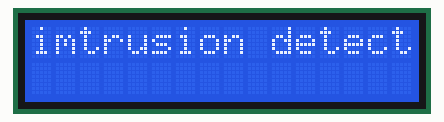
The sketch below on a simulated Arduino Uno, built with avr-gcc and run on an emulated ATmega328P. Shown: 16×2 character LCD.

Above: at 0.21 s.
At 1.71 s:
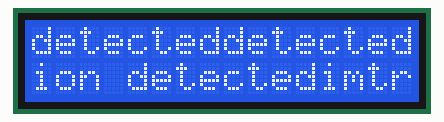
At 3.21 s:
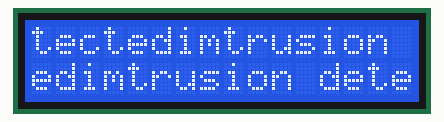
At 6.52 s:
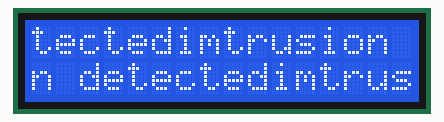
At 9.52 s:
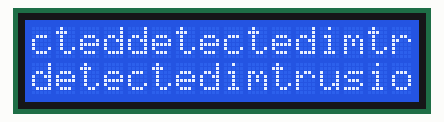
At 12.82 s:
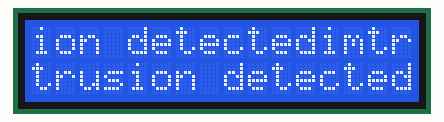

The sketch:

security.ino
```cpp
#include<LiquidCrystal.h>
LiquidCrystal lcd(12,11,1,2,3,4);
void setup() {
  // put your setup code here, to run once:
  lcd.begin(16,2);
  lcd.clear();
}

void loop() {
  // put your main code here, to run repeatedly:
    lcd.print("imtrusion detected");
}
```

Measured:
- by itself, everything shown: repeats every 12.0 s, in 40 steps
